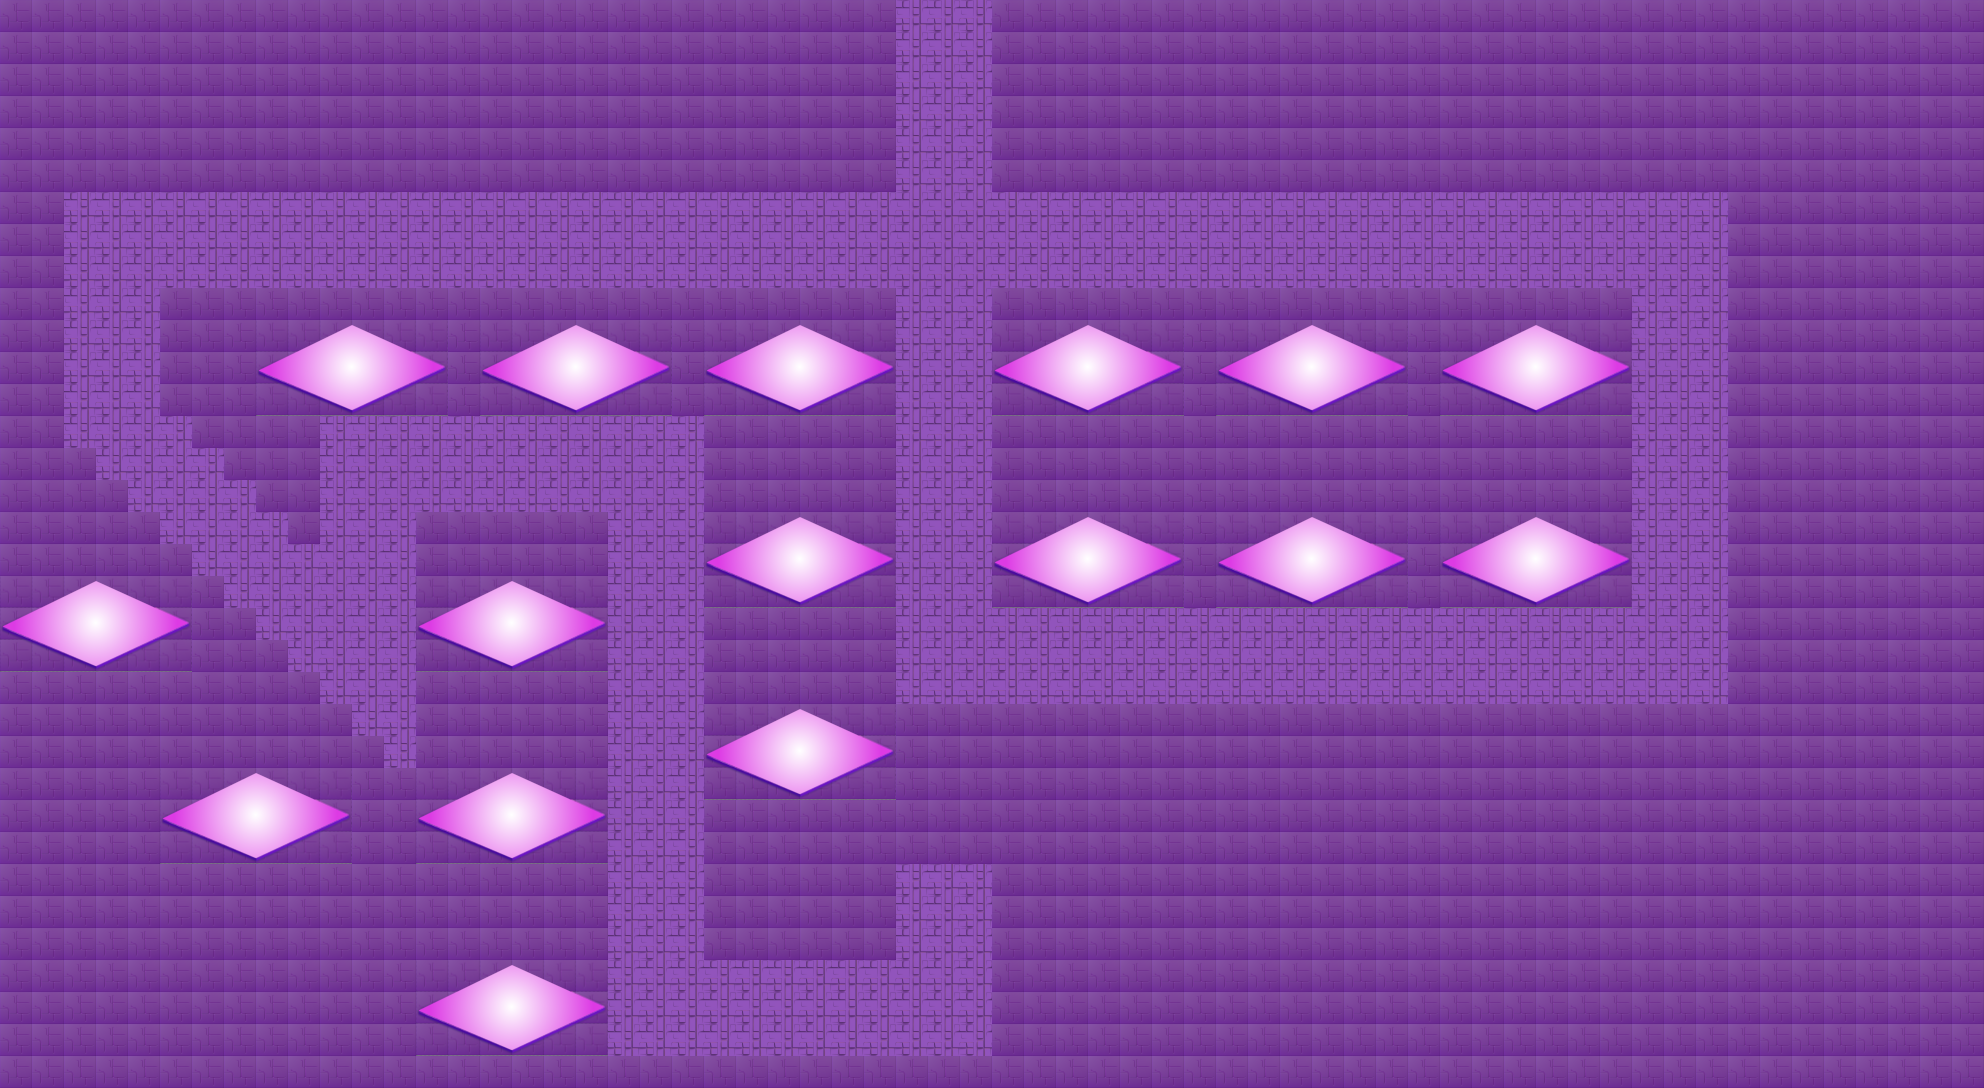

Tiled map render using the project's own tile images. Description and the map definition, with tile-layer contents summarised, below:
An orthogonal 62x34 tile map with 32x32 px tiles, 2 tile layers (background, Towers), 3 tilesets and 30 objects (TowerSpot, Startpoint, Endpoint).

<map version="1.10" tiledversion="1.10.2" orientation="orthogonal" renderorder="left-up" width="62" height="34" tilewidth="32" tileheight="32" infinite="0" parallaxoriginx="0" parallaxoriginy="1088" nextlayerid="6" nextobjectid="101">
 <tileset firstgid="1" name="Towers" tilewidth="128" tileheight="128" tilecount="1" columns="0">
  <grid orientation="orthogonal" width="1" height="1" />
  <tile id="0">
   <properties>
    <property name="isTowerPlaced" type="bool" value="false" />
   </properties>
   <image width="128" height="128" source="../tiles/tower-tile-base.png" />
   <objectgroup draworder="index" id="3">
    <object id="4" type="TowerSpot" x="0" y="0" width="128" height="128">
     <properties>
      <property name="isTowerPlaced" type="bool" value="false" />
     </properties>
    </object>
   </objectgroup>
  </tile>
 </tileset>
 <tileset firstgid="2" name="Background" tilewidth="32" tileheight="32" tilecount="7" columns="0">
  <grid orientation="orthogonal" width="1" height="1" />
  <tile id="0">
   <image width="32" height="32" source="../tiles/background-tile-1.png" />
  </tile>
  <tile id="1">
   <image width="32" height="32" source="../tiles/background-tile-2.png" />
  </tile>
  <tile id="2">
   <image width="32" height="32" source="../tiles/background-tile-3.png" />
  </tile>
  <tile id="3">
   <image width="32" height="32" source="../tiles/background-tile-4.png" />
  </tile>
  <tile id="4">
   <image width="32" height="32" source="../tiles/background-tile-5.png" />
  </tile>
  <tile id="5">
   <image width="32" height="32" source="../tiles/path-tile.png" />
  </tile>
  <tile id="7" type="WayPoint">
   <properties>
    <property name="isWayPoint" type="bool" value="true" />
   </properties>
   <image width="32" height="32" source="../tiles/path-tile.png" />
  </tile>
 </tileset>
 <tileset firstgid="10" name="tower-base-empty" tilewidth="32" tileheight="32" tilecount="18" columns="6">
  <image source="../buildings/tower-base-empty.png" width="192" height="96" />
 </tileset>
 <layer id="1" name="background" width="62" height="34">
  <data>[2108 cells, 2108 non-empty, 2 distinct tile ids]</data>
 </layer>
 <layer id="4" name="Towers" width="62" height="34">
  <data>[2108 cells, 288 non-empty, 18 distinct tile ids]</data>
 </layer>
 <objectgroup id="2" name="Map" class="BaseMap">
  <object id="1" name="Startpoint" x="896" y="96" width="96" height="96">
   <properties>
    <property name="isStartPoint" type="bool" value="false" />
   </properties>
  </object>
  <object id="3" name="Endpoint" x="896" y="864" width="88.2162" height="96">
   <properties>
    <property name="isEndPoint" type="bool" value="false" />
   </properties>
  </object>
 </objectgroup>
 <objectgroup id="3" name="TowerSpots" class="TowerSpot">
  <object id="74" x="992" y="320" width="196" height="98" />
  <object id="75" x="1218" y="317" width="196" height="98" />
  <object id="76" x="1440" y="320" width="196" height="98" />
  <object id="77" x="1434" y="501" width="196" height="98" />
  <object id="78" x="1216" y="512" width="196" height="98" />
  <object id="79" x="992" y="512" width="196" height="98" />
  <object id="80" x="704" y="320" width="196" height="98" />
  <object id="81" x="704" y="512" width="196" height="98" />
  <object id="82" x="704" y="704" width="196" height="98" />
  <object id="83" x="480" y="320" width="196" height="98" />
  <object id="84" x="416" y="576" width="196" height="98" />
  <object id="85" x="416" y="768" width="196" height="98" />
  <object id="86" x="416" y="960" width="196" height="98" />
  <object id="87" x="160" y="769" width="196" height="98" />
  <object id="88" x="-4" y="573" width="196" height="98" />
  <object id="89" x="256" y="320" width="196" height="98" />
 </objectgroup>
 <objectgroup id="5" name="WayPoints">
  <object id="90" x="944" y="654">
   <point />
  </object>
  <object id="91" x="1680" y="650">
   <point />
  </object>
  <object id="92" x="1680" y="240">
   <point />
  </object>
  <object id="93" x="110" y="242">
   <point />
  </object>
  <object id="94" x="112" y="422">
   <point />
  </object>
  <object id="95" x="370" y="668">
   <point />
  </object>
  <object id="96" x="374" y="472">
   <point />
  </object>
  <object id="97" x="654" y="472">
   <point />
  </object>
  <object id="98" x="660" y="1010">
   <point />
  </object>
  <object id="99" x="944" y="1008">
   <point />
  </object>
  <object id="100" x="944" y="912">
   <point />
  </object>
 </objectgroup>
</map>
